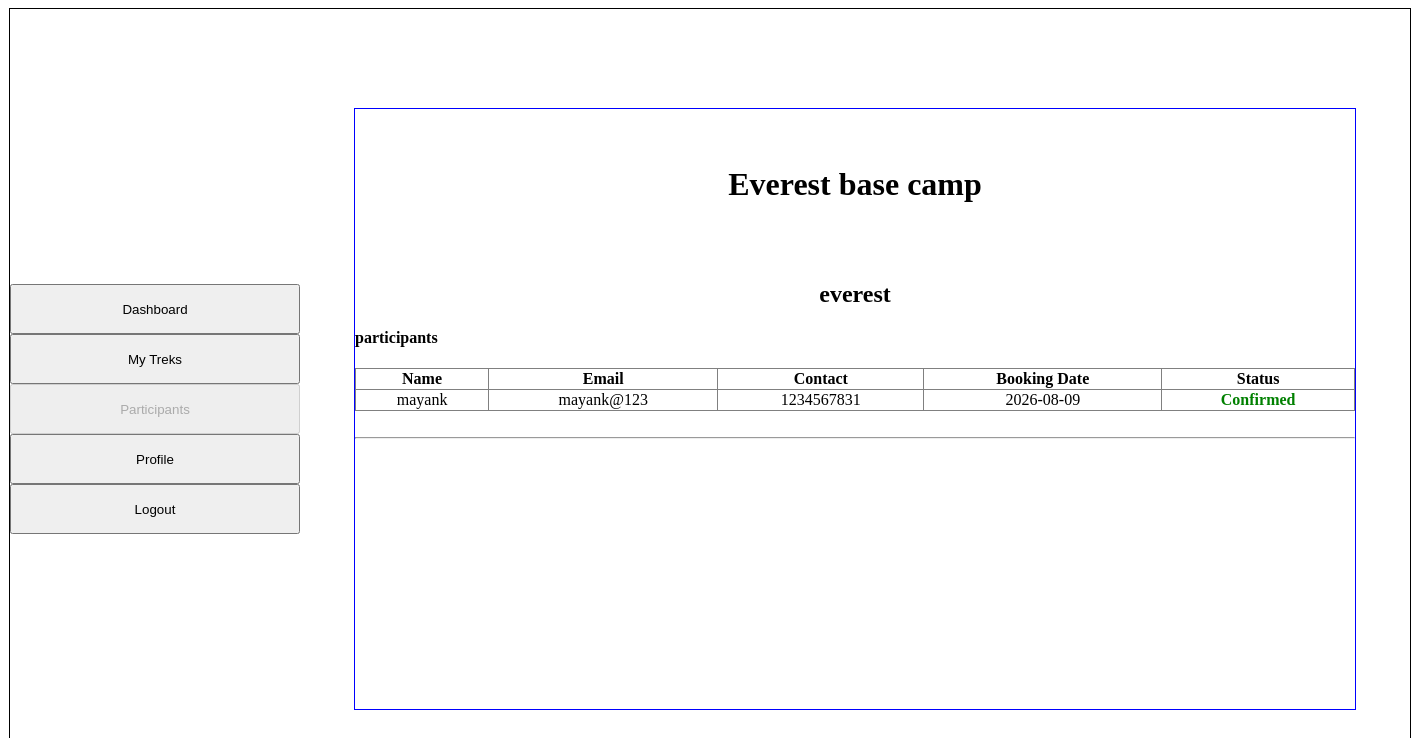
The app's page /participants (signed in), older data.
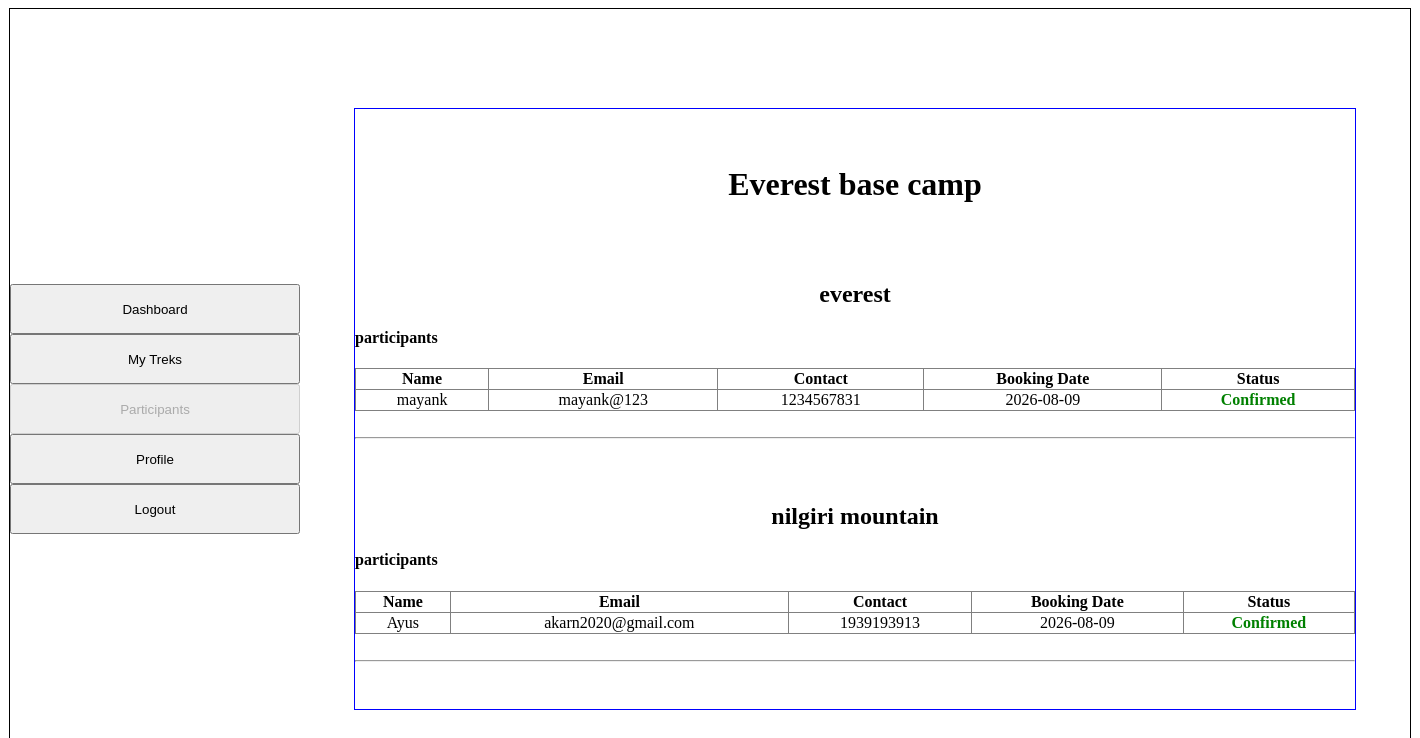
The same page, newer data.
### models.py (models this page shows)
class Trek(db.Model):
    __tablename__ = "treks"
    trek_id = db.Column(db.Integer, primary_key=True)
    trek_name = db.Column(db.String(200), nullable=False)
    location = db.Column(db.String(100), nullable=False)
    difficulty = db.Column(db.String(50), nullable=False)
    duration = db.Column(db.String(50), nullable=False)
    start_date = db.Column(db.Date, nullable=False)
    end_date = db.Column(db.Date, nullable=False)
    total_slots = db.Column(db.Integer, nullable=False)
    available_slots = db.Column(db.Integer, nullable=False)
    status = db.Column(db.String(20), nullable=False)
    description = db.Column(db.String(500), nullable=False)
    assigned_staff_id = db.Column(db.Integer, db.ForeignKey("users.user_id"), nullable=True)
    bookings = db.relationship("Booking", cascade="all,delete", backref="trek")

class Booking(db.Model):
    __tablename__ = "bookings"
    booking_id = db.Column(db.Integer, primary_key=True)
    user_id = db.Column(db.Integer, db.ForeignKey("users.user_id"), nullable=False)
    trek_id = db.Column(db.Integer, db.ForeignKey("treks.trek_id"), nullable=False)
    booking_date = db.Column(db.Date, nullable=False)
    status = db.Column(db.String(20), nullable=False)

class User(db.Model):
    __tablename__ = "users"
    user_id = db.Column(db.Integer, primary_key=True)
    full_name = db.Column(db.String(100), nullable=False)
    email = db.Column(db.String(120), unique=True, nullable=False)
    password = db.Column(db.String(200), nullable=False)
    phone = db.Column(db.String(15), nullable=False)
    role = db.Column(db.String(50), nullable=False)
    status = db.Column(db.String(20), nullable=False)
    bookings = db.relationship("Booking", cascade="all,delete", backref="user")

### app.py (the view)
@app.route('/participants')
def staff_participants():
    if session.get('role') != "1":
        return redirect(url_for('login'))
    current_staff_id = session.get('user_id')
    my_treks = db.session.query(Trek).filter(Trek.assigned_staff_id == current_staff_id).all()
    trek_ids = [t.trek_id for t in my_treks]
    if trek_ids:
        participants_data = db.session.query(Booking, User)\
            .join(User, Booking.user_id == User.user_id)\
            .filter(Booking.trek_id.in_(trek_ids)).all()
    else:
        participants_data = []
    return render_template("participants.html", treks=my_treks, participants=participants_data)

### templates/participants.html (shortened to what this page needs)
{% extends "base.html" %}
{% block sidebar %}
<a href="/staff_dashboard"><input type="button" value="Dashboard" style="width: 290px; height: 50px; margin: 0 auto;"></a><br>
<a href="/staff_trek_manage"><input type="button" value="My Treks" style="width: 290px; height: 50px; margin: 0 auto;"></a><br>
<a href="/participants"><input type="button" value="Participants" style="width: 290px; height: 50px; margin: 0 auto;" disabled></a><br>
<a href="/profile_staff"><input type="button" value="Profile" style="width: 290px; height: 50px; margin: 0 auto;"></a><br>
<a href="/logout"><input type="button" value="Logout" style="width: 290px; height: 50px; margin: 0 auto;"></a>
{% endblock %}
{% block content %}
<div style="text-align: center;">
<h1>Everest base camp</h1>
</div>
<div>
<div class="usr-dash" style="text-align: center;">
    {% for trek in treks %}
        <br><br>
        <h2>{{ trek.trek_name }}</h2>
        <h4 style="text-align: left;">participants</h4>
        <table border="1" style="border-collapse: collapse; width: 100%; text-align: center;">
            <tr>
                <th>Name</th>
                <th>Email</th>
                <th>Contact</th>
                <th>Booking Date</th>
                <th>Status</th>
            </tr>
            {% for b, u in participants %}
                {% if b.trek_id == trek.trek_id %}
                <tr>
                    <td>{{ u.full_name }}</td>
                    <td>{{ u.email }}</td>
                    <td>{{ u.phone }}</td>
                    <td>{{ b.booking_date }}</td>
                    <td style="color: green; font-weight: bold;">{{ b.status }}</td>
                </tr>
                {% endif %}
            {% endfor %}
        </table>
        <br><hr>
    {% endfor %}
</div></div>
{% endblock %}

Row changes from the older to the newer data that the page shows:
added Trek: trek_name "nilgiri mountain"
added Booking: full_name "Ayus", email "akarn2020@gmail.com", phone "1939193913", booking_date "2026-08-09", status "Confirmed", shown under "nilgiri mountain"
